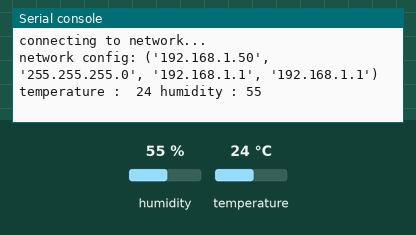
A program run on a simulated ESP8266 board running MicroPython. On the bench: the last lines printed to the serial console. Inputs (shaded band) come from the test bench; at power-on: humidity 55 %, temperature 24 °C. WiFi joins after 1.5 s; web requests get an empty 200 reply after 0.4 s.

Above: at 2.7 s.
2.8 s: humidity set to 22 %
At 7.6 s:
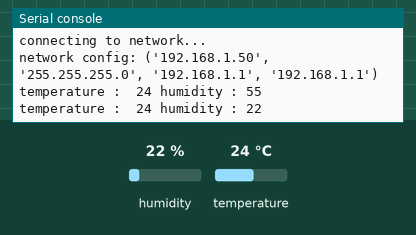
8.9 s: temperature set to 12 °C
At 13.8 s:
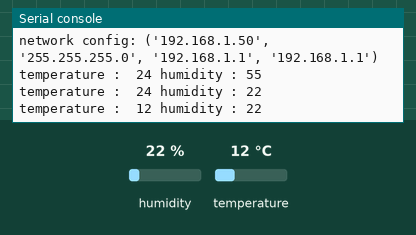
15.0 s: humidity set to 40 %
At 18.7 s:
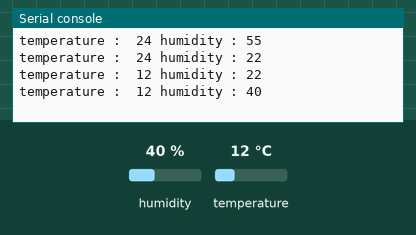
Timing chart, 0 to 20.2 s (numbered marks = the images above; inputs shaded):
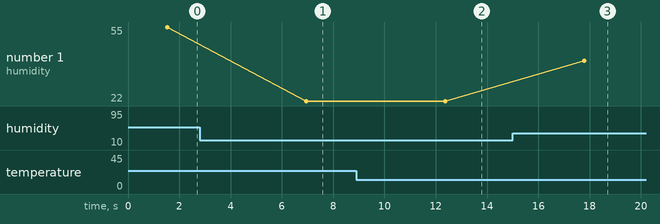

Measured:
- after the input at 2.8 s, the serial console: prints a new line after 4.2 s (image 1)
- after the input at 8.9 s, the serial console: prints a new line after 3.5 s (image 2)
- after the input at 15.0 s, the serial console: prints a new line after 2.8 s (image 3)
- plotted number 1: 55 → 22 after the input at 2.8 s, 22 → 40 after the input at 15.0 s

The program:

main.py
```python
from machine import Pin
import network
import urequests
from dht import DHT11
import time
import ujson
data2send = {
            "value1": "",
            "value2": "",
            }

API_KEY = 'kAmC64uwDj5duxVjEMOw-qSB2wDIoQevrXe5x7zoovo'

pb_headers = {
'Content-Type': 'application/json',
}

def notify(temperature, humidity):
    data2send["value1"] = str(temperature)
    data2send["value2"] = str(humidity)
    r = urequests.post('https://maker.ifttt.com/trigger/dht11/with/key/'+ API_KEY,
                       data=ujson.dumps(data2send),headers=pb_headers)
    time.sleep(5)
    flag = 0

def do_connect():
    wlan = network.WLAN(network.STA_IF)
    wlan.active(True)
    if not wlan.isconnected():
        print('connecting to network...')
        wlan.connect('Access Point', 'Password')
        while not wlan.isconnected():
            pass
    print('network config:', wlan.ifconfig())


def main():
    dht11 = DHT11(Pin(4))
    do_connect()
    while True:
        dht11.measure()
        temperature = dht11.temperature()
        humidity = dht11.humidity()
        print('temperature : ',temperature, 'humidity :', humidity)
        notify(temperature,humidity)

if __name__ == '__main__':
    main()
```
